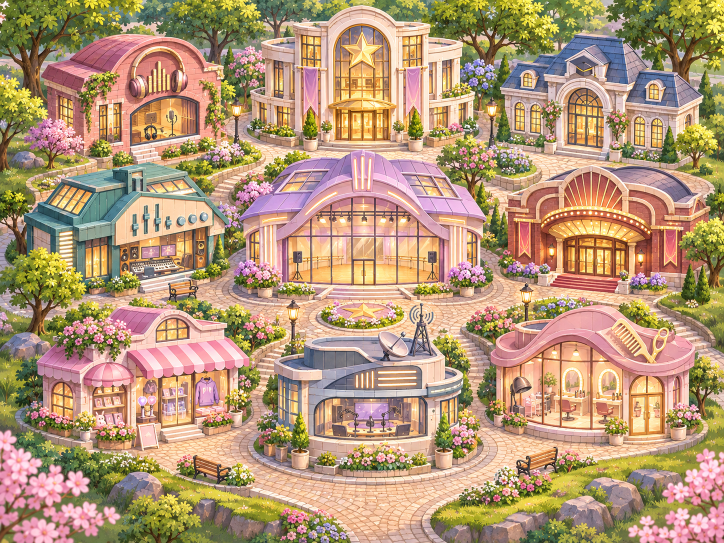
#> input picture _작업/codex/20261124-village-build/original-village.png, 1448 x 1086 px, found by its file name (shown at 1/2 size)
$ python assets.py
#> lines starting #> are read from the running program, lines starting #| are printed output that depends on the picture
from pathlib import Path
from PIL import Image, ImageOps, ImageDraw
import json
root=Path(__file__).parent
src=Image.open('/Users/max/projest_max/ui-studio/_작업/codex/20261124-village-build/original-village.png').convert('RGB')
#> src is the input picture: PIL image 1448x1086 RGB; mean R, G, B 180.4, 150.8, 118.6
bounds={
 'production':(.028,.29,.330,.558),'hq':(.339,.009,.664,.285),'academy':(.675,.052,.973,.302),
 'vocal':(.055,.060,.317,.309),'dance':(.322,.273,.677,.559),'rap':(.686,.296,.982,.55),
 'fanshop':(.051,.551,.353,.831),'broadcast':(.352,.535,.659,.863),'visual':(.674,.554,.972,.844)
}
def save(im,k):
#> called with k = 'village'
 im.save(root/'art'/f'{k}.jpg',quality=88,optimize=True)
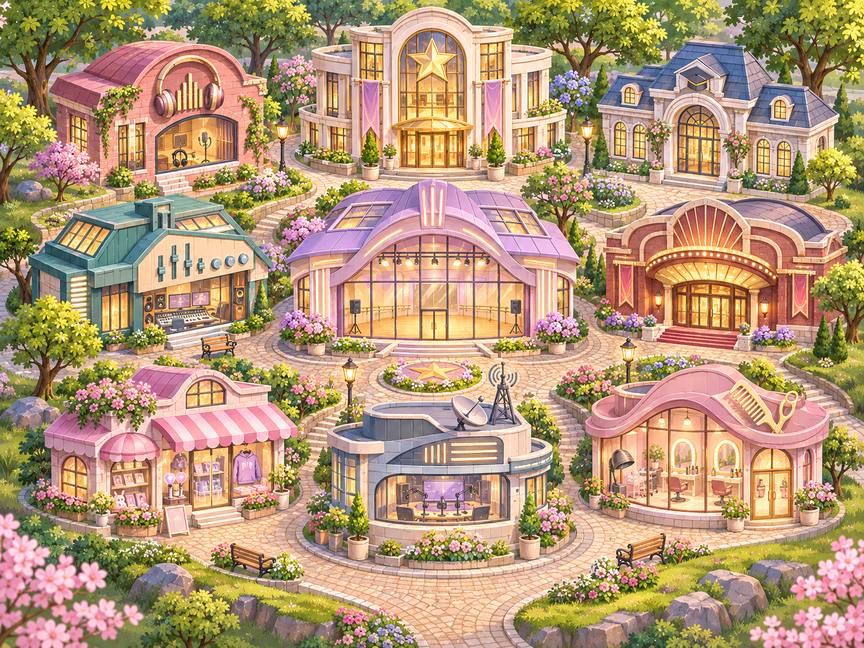
#> saved as village.jpg: PIL image 864x648 RGB; mean R, G, B 180.3, 150.8, 118.5
def shot(k,w,h,factor=1):
 a,b,c,d=bounds[k];cx=(a+c)*.5;cy=(b+d)*.5
 width=(c-a)*factor;height=width*src.width/src.height*h/w
 l=max(0,min(1-width,cx-width*.5))
 top=max(0,min(1-height,cy-height*.5))
 return src.resize((w,h),Image.Resampling.LANCZOS,box=(l*src.width,top*src.height,(l+width)*src.width,(top+height)*src.height))
save(src.resize((864,648),Image.Resampling.LANCZOS),'village')
for k in bounds:
 l,t,r,b=bounds[k]
 crop=src.crop((round(l*src.width),round(t*src.height),round(r*src.width),round(b*src.height)))
 save(ImageOps.fit(crop,(226,286),Image.Resampling.LANCZOS,centering=(.5,.49)),'card-'+k)
 save(shot(k,730,540,1.36),'focus-'+k)
#> this loop made 9 passes
#> pass 1, `crop=src.crop((round(l*src.width),round(t*src.height),round(r*src.widt..`:
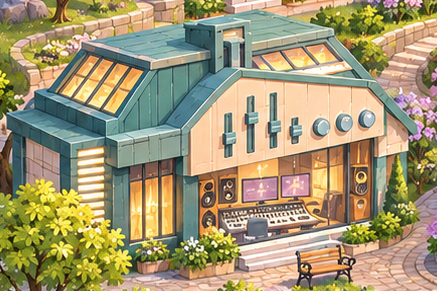
#> crop: PIL image 437x291 RGB; mean R, G, B 162.4, 150.8, 114.5
#> pass 1, in save (call 2), `im.save(root/'art'/f'{k}.jpg',quality=88,optimize=True)`:
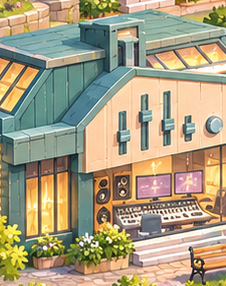
#> saved as card-production.jpg: PIL image 226x286 RGB; mean R, G, B 168.6, 157.4, 128.1
#> pass 1, in save (call 3), `im.save(root/'art'/f'{k}.jpg',quality=88,optimize=True)`:
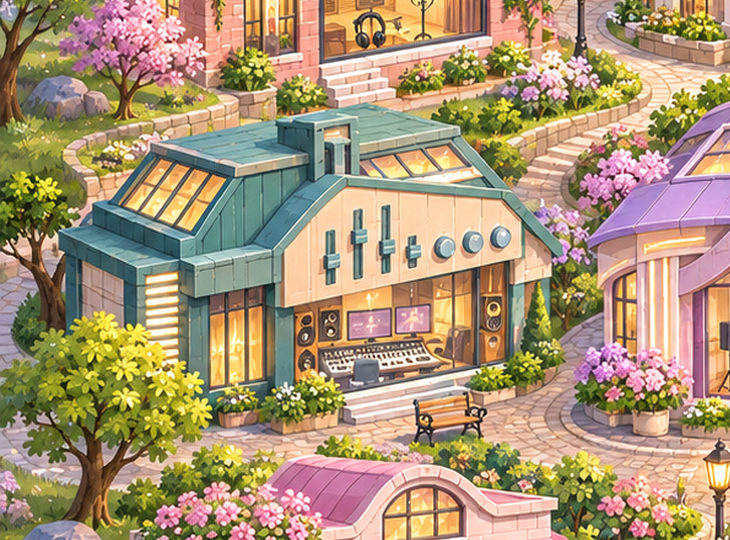
#> saved as focus-production.jpg: PIL image 730x540 RGB; mean R, G, B 170.7, 148.5, 116.8
#> after the loop:
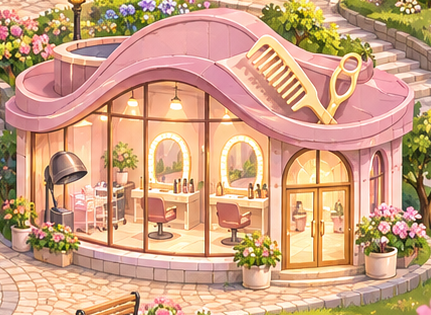
#> crop: PIL image 431x315 RGB; mean R, G, B 206.6, 161.4, 129.3
# 0단계의 주인공은 도로 위 빈 부지 표시이며 9시설 원화 중 해당 좌표에서 시작한다.
preview=shot('visual',730,540,1.36)
#> in shot (call 10), `return src.resize((w,h),Image.Resampling.LANCZOS,box=(l*src.width,top*..`:
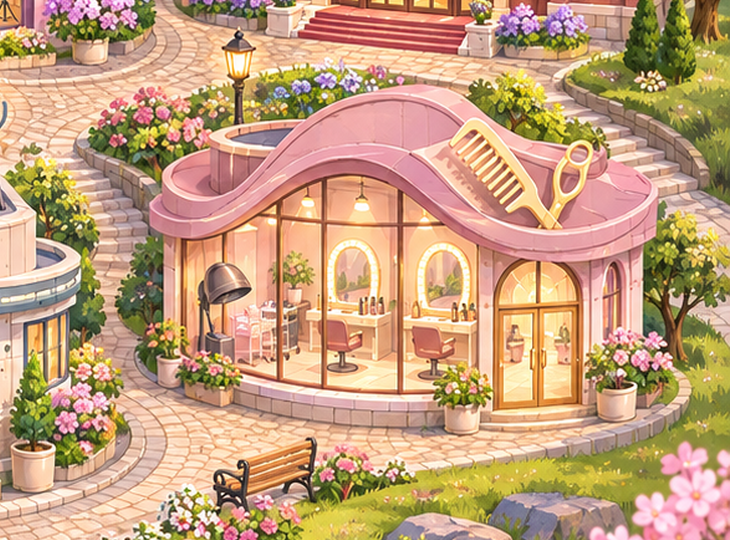
#> returned value: PIL image 730x540 RGB; mean R, G, B 196.7, 159.2, 124.2
shade=Image.new('RGB',preview.size,'#d9d9d9')
#> shade: PIL image 730x540 RGB; every value is 217
save(Image.blend(preview,shade,.51),'focus-empty')
#> in save (call 20), `im.save(root/'art'/f'{k}.jpg',quality=88,optimize=True)`:
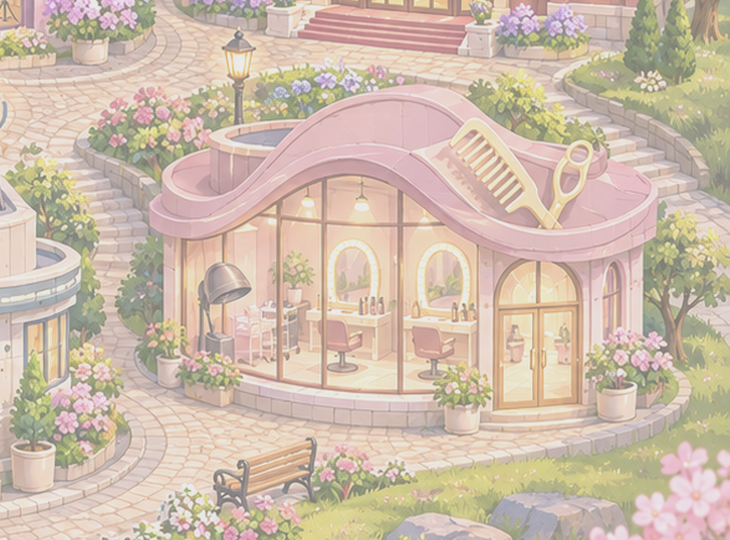
#> saved as focus-empty.jpg: PIL image 730x540 RGB; mean R, G, B 206.5, 188.2, 171
(root/'assets-sizes.json').write_text(json.dumps({p.name:list(Image.open(p).size) for p in (root/'art').glob('*.jpg')}))
